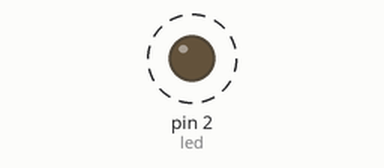
Bench run of a program on a simulated MicroPython board. Parts: output pins drawn as LEDs (lit = HIGH, except the on-board LED, lit = LOW). Dashed ring = blinking.

Above: at 0.2 s.
Timing chart, 0 to 3.0 s (numbered marks = the images above):
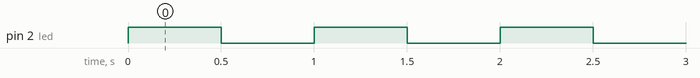

Measured:
- by itself, pin 2 (led): alternates HIGH for 0.50 s and LOW for 0.50 s

The program:

blink.py
```python
################################################################################
## author :xiao
## date   :2023/1/18
## version:1.0
## 实现led灯的闪烁
################################################################################


import time
from machine import Pin
led = Pin(2, Pin.OUT)
while True:
    led.value(1)
    time.sleep(.5)
    led.value(0)
    time.sleep(.5)
```
